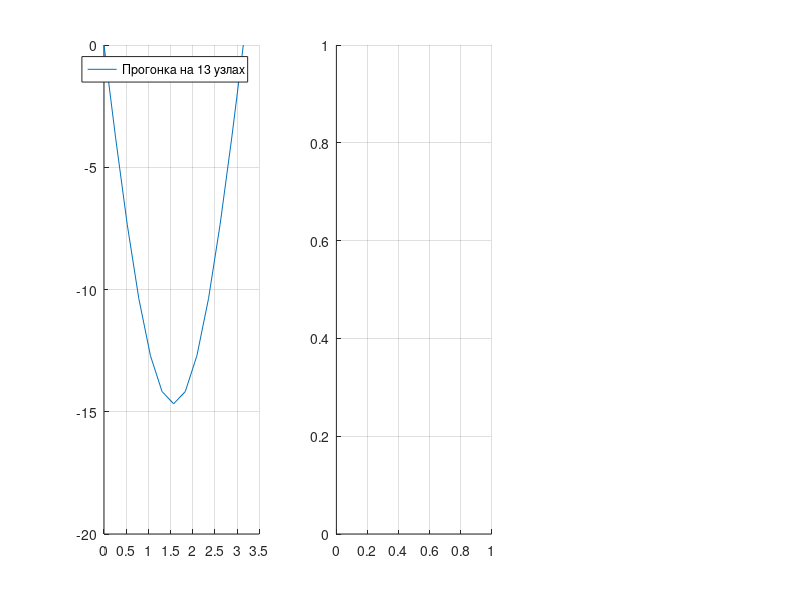

Source code (MATLAB): (Note: this script raises an error after producing the figure.)
clc; clear; clf; close all;

%% init
n = 13; a = 0; b = 1 * pi; u_0 = 0; u_n = 0;
intersect_points = 3; accuracy = 1e-2;
x = linspace(a, b, n); f = sin(x)';

A = diag(ones(n - 3, 1), -1) + diag(ones(n - 3, 1), 1) - 2 * diag(ones(n - 2, 1));
u_real = A\f(2:end-1);

subplot(1, 3, 1); hold on; grid on;
plot(x, [u_0 u_real' u_n])
legend(sprintf("Прогонка на %i узлах", n))

%% calculations
subplot(1, 3, 2); hold on; grid on;
[u_approx, E] = schwartz_2d(n, a, b, intersect_points, f, u_0, u_n, accuracy, true);

subplot(1, 3, 3); hold on; grid on;
plot(E')
legend("left error", "right error", "MAE")

